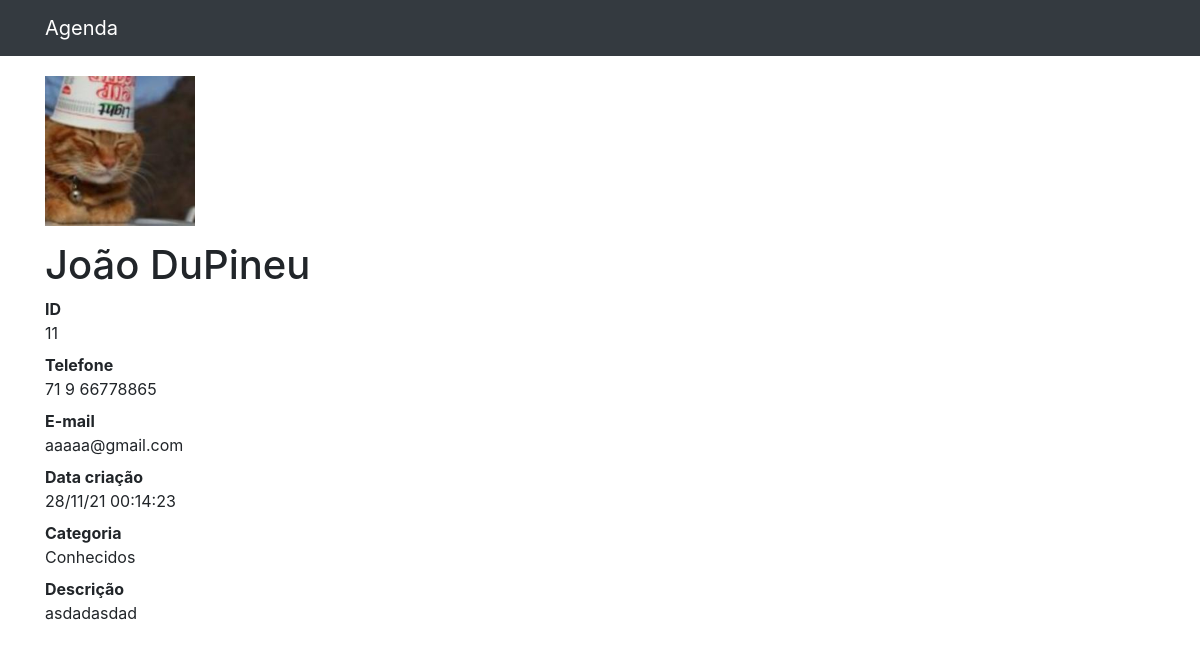
Page /11 on the committed database.
### contatos/models.py (models this page shows, shortened)
class Contato(models.Model):
    nome = models.CharField(max_length=255)
    sobrenome = models.CharField(max_length=255, blank=True)
    telefone = models.CharField(max_length=255)
    email = models.CharField(max_length=255, blank=True)
    data_criacao = models.DateTimeField(
        default=timezone.now)
    descricao = models.TextField(blank=True)
    categoria = models.ForeignKey(Categoria, on_delete=models.DO_NOTHING)
    mostrar = models.BooleanField(default=True)
    foto = models.ImageField(blank=True, upload_to='fotos/%y/%m/%d')

class Categoria(models.Model):
    nome = models.CharField(max_length=255)
    def __str__(self):
        return self.nome

### contatos/views.py (the view)
# urls.py: path('<int:contato_id>', views.details, name='detalhes'),
def details(request, contato_id):
    contato = get_object_or_404(Contato, id=contato_id)
    if not contato.mostrar:
        raise Http404
    return render(request, 'contatos/detalhes.html', {
        'contato': contato,
    })

### contatos/templates/contatos/detalhes.html (shortened to what this page needs)
{% extends 'base.html' %}
{% block 'page-content' %}
  {% if contato.foto%}
    <img src="./media/{{contato.foto}}" style="height: 150px; margin-top: 20px">
  {% endif %}
  <h1 class="mt-5" style="margin-top:15px!important">{{ contato.nome }} {{ contato.sobrenome }}</h1>
  <dl>
    <dt>ID</dt>
    <dd>{{ contato.id }}</dd>
    <dt>Telefone</dt>
    <dd>{{ contato.telefone }}</dd>
    <dt>E-mail</dt>
    <dd>{{ contato.email }}</dd>
    <dt>Data criação</dt>
    <dd>{{ contato.data_criacao|date:'d/m/y H:i:s'  }}</dd>
    <dt>Categoria</dt>
    <dd>{{ contato.categoria }}</dd>
    <dt>Descrição</dt>
    <dd>
      {{ contato.descricao }}
    </dd>
  </dl>
{% endblock %}

### rows in the picture
Contato: foto (picture), nome "João", sobrenome "DuPineu", id "11", telefone "71 9 66778865", email "aaaaa@gmail.com", data_criacao "28/11/21 00:14:23", categoria "Conhecidos", descricao "asdadasdad"
